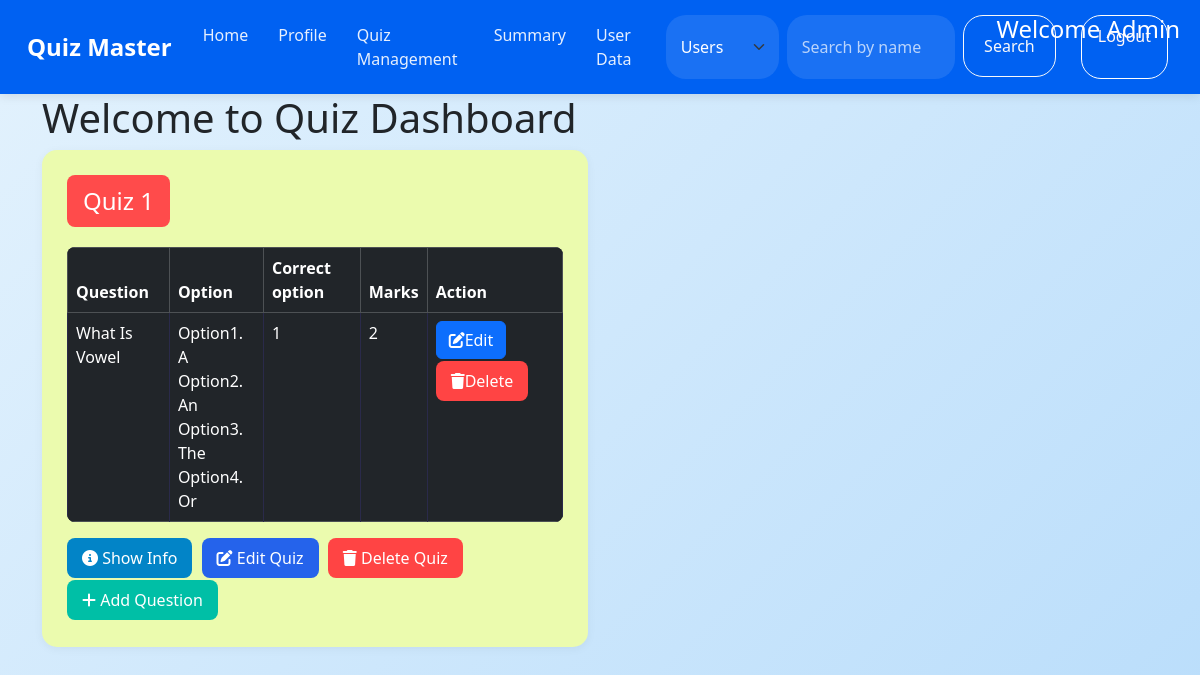
Page /quiz (signed in) on the committed database.
### models.py (models this page shows)
class User(db.Model):
    id = db.Column(db.Integer, primary_key = True)
    username = db.Column(db.String(50), unique = True, nullable = False)
    password_hash = db.Column(db.String(256),  nullable = False)
    full_name = db.Column(db.String(100), nullable=False, default='User')
    qualification = db.Column(db.String(255), nullable = True)
    dob = db.Column(db.String(20), nullable = True)
    is_admin = db.Column(db.Boolean, nullable = False, default = False)

class Quiz(db.Model):
    id = db.Column(db.Integer, primary_key = True)
    name = db.Column(db.String(255), nullable = False)
    no_of_question = db.Column(db.Integer, nullable = False)
    marks = db.Column(db.Integer, nullable = False)
    date = db.Column(db.DateTime, default=datetime.utcnow)
    time = db.Column(db.Integer, default=int(datetime.utcnow().timestamp()))
    remark = db.Column(db.String(255))
    chapter_id = db.Column(db.Integer, db.ForeignKey('chapter.id'), nullable=False)
    questions = db.relationship('Question', backref='quiz', lazy=True)

class Question(db.Model):
    id = db.Column(db.Integer, primary_key = True)
    question_name = db.Column(db.String(300), nullable = False)
    option1 = db.Column(db.String(50), nullable = False)
    option2 = db.Column(db.String(50), nullable = False)
    option3 = db.Column(db.String(50), nullable = False)
    option4 = db.Column(db.String(50), nullable = False)
    correct_option = db.Column(db.String(50), nullable = False)
    quiz_id = db.Column(db.Integer, db.ForeignKey('quiz.id'), nullable = False)

### controllers/routes.py (the view)
@app.route('/quiz')
@admin_requried
def quiz_management():
    user = User.query.get(session['user_id'])
    quizzes = Quiz.query.all()
    return render_template('quiz.html', quizzes=quizzes, user=user)

### controllers/routes.py (called while the page is built)
def admin_requried(func):
    @wraps(func)
    def decorated_function(*args, **kwargs):
        if 'user_id' not in session:
            return redirect(url_for('login'))
        user = User.query.get(session['user_id'])
        if not user or not user.is_admin:  # Add user existence check
            return redirect(url_for('home'))
        return func(*args, **kwargs)
    return decorated_function

### templates/quiz.html (shortened to what this page needs)
{% extends 'layout.html' %}
{% block content %}
<h1>Welcome to Quiz Dashboard</h1>
<div class="row">
    {% for quiz in quizzes %}
    <div class="col-md-6 mb-4">
        <div class="custom-card">
            <div class="quiz-header">
                <span class="quiz-title">{{quiz.name}}</span>
            </div>
            <div class="mt-3">
                <div class="quiz-section">
                    <table class="table table-bordered table-dark">
                        <thead>
                            <tr>
                                <th>Question</th>
                                <th>Option</th>
                                <th>Correct option</th>
                                <th>Marks</th>
                                <th>Action</th>
                            </tr>
                        </thead>
                        <tbody>
                            {% for question in quiz.questions %}
                            <tr>
                                <td>{{ question.question_name }}</td>
                                <td>
                                    Option1. {{question.option1}}<br>
                                    Option2. {{question.option2}}<br>
                                    Option3. {{question.option3}}<br>
                                    Option4. {{question.option4}}
                                </td>
                                <td>{{ question.correct_option }}</td>
                                <td>{{ quiz.marks }}</td>
                                <td>
                                    <a href="{{ url_for('edit_question', id=quiz.id, question_id=question.id) }}"
                                        class="btn btn-primary">
                                        <i class="fas fa-edit"></i>Edit
                                    </a>
                                    <a href="{{ url_for('delete_question', id=quiz.id, question_id=question.id)}}"
                                        class="btn btn-delete">
                                        <i class="fas fa-trash"></i>Delete
                                    </a>
                                </td>
                            </tr>
                            {% endfor %}
                        </tbody>
                    </table>
                </div>
                <a href="{{ url_for('show_quiz', id=quiz.id) }}" class="btn btn-info">
                    <i class="fas fa-info-circle"></i> Show Info
                </a>
                <a href="{{ url_for('edit_quiz', id=quiz.id) }}" class="btn btn-edit">
                    <i class="fas fa-edit"></i> Edit Quiz
                </a>
                <a href="{{ url_for('delete_quiz', id=quiz.id) }}" class="btn btn-delete">
                    <i class="fas fa-trash"></i> Delete Quiz
                </a>
                <a href="{{ url_for('add_question', id=quiz.id) }}" class="btn btn-add">
                    <i class="fas fa-plus"></i> Add Question
                </a>
            </div>
        </div>
    </div>
    {% endfor %}
</div>
{% endblock %}

### templates/navbar.html (shortened to what this page needs)
<nav class="navbar navbar-expand-lg bg-body-tertiary">
    <div class="container-fluid">
        <a class="navbar-brand" href="/">Quiz Master</a>
        <div class="collapse navbar-collapse" id="navbarSupportedContent">
            <ul class="navbar-nav me-auto mb-2 mb-lg-0">
                {% if 'user_id' in session %}
                <li class="nav-item">
                    <a class="nav-link" href="{{ url_for('home') }}">Home</a>
                </li>
                <li class="nav-item">
                    <a class="nav-link" href="{{ url_for('profile') }}">Profile</a>
                </li>
                {% if user and user.is_admin %}
                <li class="nav-item">
                    <a class="nav-link" href="{{ url_for('quiz_management') }}">Quiz Management</a>
                </li>
                <li class="nav-item">
                    <a class="nav-link" href="{{ url_for('summary') }}">Summary</a>
                </li>
                <li class="nav-item">
                    <a class="nav-link" href="{{ url_for('user_data') }}">User Data</a>
                </li>
                {% endif %}
                <form class="d-flex" method="GET" action="{{ url_for('search') }}">
                    <select class="form-select me-2" name="source" style="width: auto;">
                        {% if user.is_admin %}
                        <option value="users" {% if source=='users' %}selected{% endif %}>Users</option>
                        {% endif %}
                    </select>
                    <input class="form-control me-2" type="search" placeholder="Search by name" name="q"
                        value="{{ request.args.get('q', '') }}">
                    <button class="btn btn-outline-light" type="submit">Search</button>
                </form>
                <a href="{{ url_for('logout') }}" class="btn btn-logout">Logout</a>
                <h4 class="welcome-message">
                    {% if user.is_admin %}
                    Welcome Admin
                    {% else %}
                    Welcome {{ user.full_name }}
                    {% endif %}
                </h4>
                {% endif %}
            </ul>
        </div>
    </div>
</nav>

### templates/quiz.html (style rules this page uses)
body { background: linear-gradient(135deg, #E3F2FD, #BBDEFB); font-family: 'Segoe UI', system-ui, sans-serif; }
.custom-card { background-color: #ebfbae; border-radius: 15px; padding: 25px; margin-bottom: 20px; box-shadow: 0 2px 10px rgba(0, 0, 0, 0.05); }
.quiz-header { display: flex; justify-content: space-between; align-items: center; margin-bottom: 20px; }
.quiz-title { font-size: 1.5rem; font-weight: 500; background-color: #FF4B4B; color: white; padding: 8px 16px; border-radius: 8px; display: inline-block; }
table { width: 100%; border-radius: 8px; overflow: hidden; background: #1A1A2E; color: white; margin-bottom: 20px; }
th { background: #0A0A2E; padding: 12px 16px; }
td { padding: 10px; border: 1px solid #2A2A4A; }
.btn-add { background-color: #00BFA6; color: white; border: none; border-radius: 8px; padding: 8px 15px; font-weight: 500; }
.btn-delete { background-color: #FF4444; color: white; border: none; border-radius: 8px; padding: 8px 15px; }
.btn-edit { background-color: #2563EB; color: white; border: none; border-radius: 8px; padding: 8px 15px; }
.btn-info { background-color: #0284c7; color: white; border: none; border-radius: 8px; padding: 8px 15px; }
.btn { margin-right: 5px; margin-bottom: 2px; }

### templates/navbar.html (style rules this page uses)
.navbar { background-color: #0061F2 !important; padding: 15px 0; box-shadow: 0 2px 10px rgba(0, 0, 0, 0.1); }
.navbar-brand { color: white !important; font-size: 24px; font-weight: 600; padding-left: 15px; }
.nav-link { color: rgba(255, 255, 255, 0.9) !important; font-weight: 500; padding: 8px 15px !important; border-radius: 20px; transition: all 0.3s ease; }
.form-select { border-radius: 20px; padding: 8px 15px; padding-right: 35px; border: none; background-color: rgba(255, 255, 255, 0.1); color: white; }
.form-select option { background-color: #0061F2; color: white; }
.form-control { border-radius: 20px; padding: 8px 15px; border: none; background-color: rgba(255, 255, 255, 0.1); color: white; }
.form-control::placeholder { color: rgba(255, 255, 255, 0.7) !important; }
.btn-outline-light { border-radius: 20px; padding: 8px 20px; font-weight: 500; transition: all 0.3s ease; }
.btn-logout { color: #fff8f8; border: none; border-radius: 20px; border: 1px solid #ffffff; padding: 8px 16px; margin: 0 20px; font-weight: 500; text-decoration: none; }
.welcome-message { position: absolute; right: 20px; color: white; font-weight: 500; }

### rows in the picture
User: source "Users"
Quiz: name "Quiz 1", marks "2"
Question: question_name "What Is Vowel", option1 "A", option2 "An", option3 "The", option4 "Or", correct_option "1"
